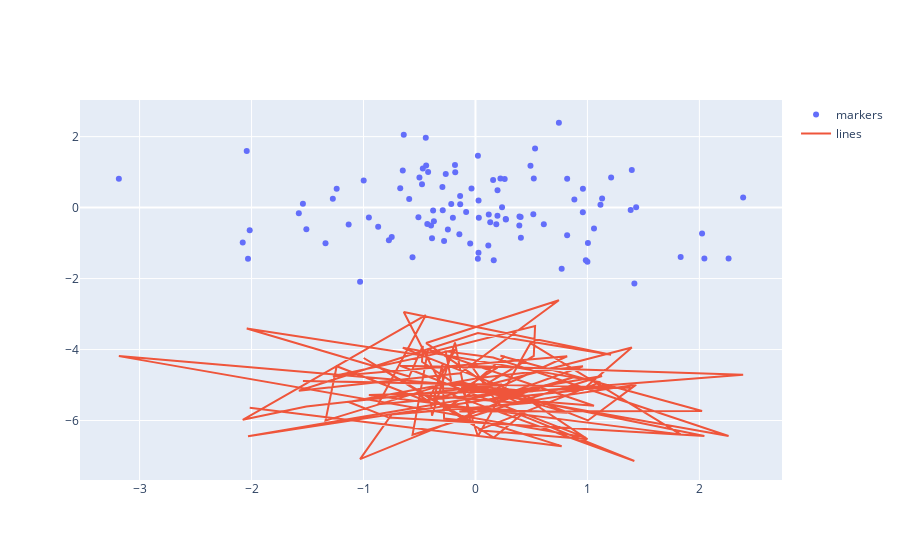

Notebook cell for this chart:
### Code cell
import plotly.graph_objects as go
import plotly.express as px
import numpy as np

class Random:
    
    def scatter_plot_for_random_coordinates(self):
        """
        function to draw a line and scatter plot for 
        random 100 x and y coordinates
        """
        N = 100
        x1 = np.random.randn(N) 
        y1 = np.random.randn(N)
        fig = go.Figure()
        #fig = px.line(x=x1, y=y1)
        fig.add_trace(go.Scatter(x=x1,y=y1,mode='markers',name='markers'))
        fig.add_trace(go.Scatter(x=x1,y=y1-5,mode='lines',name='lines'))
        fig.show()
        
if __name__ == "__main__" :
    Ran = Random()
    Ran.scatter_plot_for_random_coordinates()
